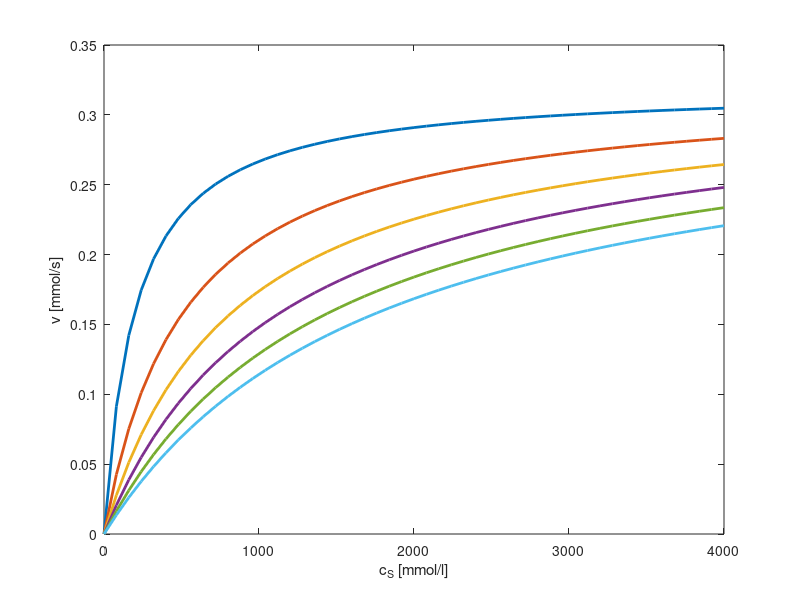

The MATLAB source for this figure: (Note: this script raises an error after producing the figure.)
% visualisation of enzyme kinetics for (competitive) inhibition

close all

% 0. Daten v(cP,cI) auf regulärem Gitter erzeugen
v_max=0.32;
KM= 200;
KI=500;

cS=linspace(0,4000,51);
cI=linspace(0,4000,51);
[cSgrid, cIgrid]=meshgrid(cS,cI);

v = v_max * cSgrid ./ (KM*(1+cIgrid/KI)+cSgrid);

% 1a. Graphenschar mit Parameter cI
N_par = 10; % jeden N. Wert des Parameters verwenden
figure('Name', 'Graphenschar mit Parameter c_I')
plot(cS, v(1:N_par:end,:), 'LineWidth', 2)


xlabel('c_S [mmol/l]')
ylabel('v [mmol/s]')
par_labels = compose('%d',cI(1:10:end));
leg = legend(par_labels);
title(leg, 'c_I [mmol/l]')

% 1b. Graphenschar mit Parameter cS
figure('Name', 'Graphenschar mit Parameter c_S')
plot(cI, v(:,1:10:end),'LineWidth', 2)

xlabel('c_I [mmol/l]')
ylabel('v [mmol/s]')
par_labels = compose('%d',cS(1:10:end));
leg = legend(par_labels);
title(leg, 'c_S [mmol/l]')

% 2. Surface Plot
figure('Name', 'Surface plot')
surf(cSgrid, cIgrid, v, 'EdgeColor', 'None')
xlabel('c_S [mmol/l]')
ylabel('c_I [mmol/l]')
zlabel('v [mmol/s]')
cb = colorbar();
title(cb,'v [mmol/s]')
grid off

hold on % add 3D line plots
plot3(cSgrid(:,1:N_par:end), ...
    cIgrid(:,1:N_par:end), ...
    v(:,1:N_par:end), 'k-', 'LineWidth', 2);
plot3(cSgrid(1:N_par:end,:)', ...
    cIgrid(1:N_par:end,:)', ...
    v(1:N_par:end,:)', 'k-', 'LineWidth', 2);
hold off

% 3. Heat map
figure('Name', 'Heat map')
imagesc(cI, cS, v)
set(gca,'YDir','normal'); % required for correct y axis orientation
cb = colorbar();
title(cb,'v [mmol/s]')
xlabel('c_S [mmol/l]')
ylabel('c_I [mmol/l]')

% 4. Colored contour plot
figure('Name', 'Colored contour plot')
levels = linspace(0,v_max,17); % no. of contour lines
contourf(cI, cS, v, levels)
cb = colorbar();
title(cb,'v [mmol/s]')
xlabel('c_S [mmol/l]')
ylabel('c_I [mmol/l]')

% 5. Labeled contour plot
figure('Name', 'Labeled contour plot')
contour(cI, cS, v, levels, 'ShowText','on')
xlabel('c_S [mmol/l]')
ylabel('c_I [mmol/l]')

% 6. Contour plot 3d atop surface plot

figure('Name', '3d contour plot')
contour3(cI, cS, v, levels, 'ShowText','on', 'Linewidth',2)
hold on
surf(cSgrid, cIgrid, v, 'EdgeColor', 'None','FaceAlpha',0.5)
xlabel('c_S [mmol/l]')
ylabel('c_I [mmol/l]')
zlabel('v [mmol/s]')
cb = colorbar();
title(cb,'v [mmol/s]')
grid off


%% Weiteres Beispiel: Gauss-Glocke 2D
weitere_Beispiele(@Gauss)

%% Weiteres Beispiel: Kugelfunktion
weitere_Beispiele(@Kugel)

%% Weiteres Beispiel: Lineare Funktion in 2D
weitere_Beispiele(@LinFun)

%% Weiteres Beispiel: Volumen Zylinder
weitere_Beispiele(@VolZylinder)

%% Weiteres Beispiel: Berg
weitere_Beispiele(@Berg)

%% Hilfsfunktionen
function z=Kugel(x,y)
    z = sqrt(1-(x.^2+y.^2));
    z(x.^2+y.^2>1)=NaN;
end

function z=Gauss(x,y)
    z = exp(-(x.^2+y.^2)/2/.2);
end


function z=LinFun(x,y)
    z = 2*x - 3*y;
end


function weitere_Beispiele(function_handle)
    x = linspace(-1, 1, 1001);
    y = linspace(-1, 1, 1001);
    [xGrid, yGrid] = meshgrid(x,y);

    zGrid = function_handle(xGrid, yGrid);

    % 1. Graphenschar mit Parameter y
    figure('Name', 'Graphenschar mit Parameter y')
    plot(x, zGrid(1:50:end,:)','LineWidth', 2)

    xlabel('x')
    ylabel('z')
    par_labels = compose('%d',y(1:50:end));
    leg = legend(par_labels);
    title(leg, 'y')

    % 2. Surface Plot
    figure('Name', 'Surface plot')
    surf(xGrid, yGrid, zGrid, 'EdgeColor', 'None')
    xlabel('x')
    ylabel('y')
    zlabel('z')
    cb = colorbar();
    title(cb,'z')

    % 3. Colored contour plot
    figure('Name', 'Colored contour plot')
    contourf(xGrid, yGrid, zGrid)
    cb = colorbar();
    xlabel('x')
    ylabel('y')
    
    % 4. Labeled contour plot
    figure('Name', 'Labeled contour plot')
    contour(xGrid, yGrid, zGrid, 'ShowText','on')
    xlabel('x')
    ylabel('y')
end
